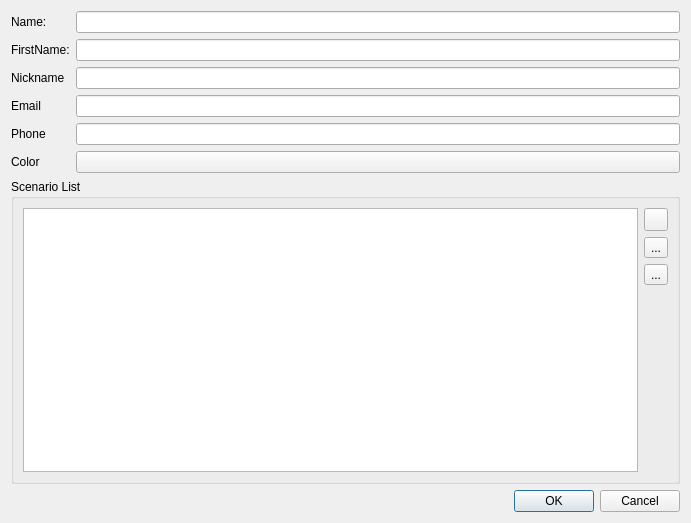
<?xml version="1.0" encoding="UTF-8"?>
<ui version="4.0">
 <class>GameMasterDialog</class>
 <widget class="QDialog" name="GameMasterDialog">
  <property name="windowModality">
   <enum>Qt::WindowModal</enum>
  </property>
  <property name="geometry">
   <rect>
    <x>0</x>
    <y>0</y>
    <width>691</width>
    <height>523</height>
   </rect>
  </property>
  <property name="windowTitle">
   <string>Maître de jeu</string>
  </property>
  <layout class="QVBoxLayout" name="verticalLayout_2">
   <item>
    <layout class="QFormLayout" name="formLayout">
     <item row="0" column="0">
      <widget class="QLabel" name="label">
       <property name="text">
        <string>Name:</string>
       </property>
      </widget>
     </item>
     <item row="0" column="1">
      <widget class="QLineEdit" name="m_nameEdit"/>
     </item>
     <item row="1" column="0">
      <widget class="QLabel" name="label_2">
       <property name="text">
        <string>FirstName:</string>
       </property>
      </widget>
     </item>
     <item row="1" column="1">
      <widget class="QLineEdit" name="m_firstNameEdit"/>
     </item>
     <item row="2" column="0">
      <widget class="QLabel" name="label_3">
       <property name="text">
        <string>Nickname</string>
       </property>
      </widget>
     </item>
     <item row="2" column="1">
      <widget class="QLineEdit" name="m_nickNameEdit"/>
     </item>
     <item row="3" column="0">
      <widget class="QLabel" name="label_4">
       <property name="text">
        <string>Email</string>
       </property>
      </widget>
     </item>
     <item row="3" column="1">
      <widget class="QLineEdit" name="m_mailAddress"/>
     </item>
     <item row="4" column="0">
      <widget class="QLabel" name="label_5">
       <property name="text">
        <string>Phone</string>
       </property>
      </widget>
     </item>
     <item row="4" column="1">
      <widget class="QLineEdit" name="m_phoneEdit"/>
     </item>
     <item row="5" column="0">
      <widget class="QLabel" name="label_6">
       <property name="text">
        <string>Color</string>
       </property>
      </widget>
     </item>
     <item row="5" column="1">
      <widget class="QPushButton" name="m_color">
       <property name="text">
        <string/>
       </property>
      </widget>
     </item>
    </layout>
   </item>
   <item>
    <widget class="QGroupBox" name="groupBox">
     <property name="title">
      <string>Scenario List</string>
     </property>
     <layout class="QHBoxLayout" name="horizontalLayout">
      <item>
       <widget class="QTableView" name="m_scenarioTable">
        <property name="alternatingRowColors">
         <bool>true</bool>
        </property>
        <property name="selectionMode">
         <enum>QAbstractItemView::SingleSelection</enum>
        </property>
        <property name="selectionBehavior">
         <enum>QAbstractItemView::SelectRows</enum>
        </property>
       </widget>
      </item>
      <item>
       <layout class="QVBoxLayout" name="verticalLayout">
        <item>
         <widget class="QToolButton" name="m_newButton">
          <property name="text">
           <string/>
          </property>
         </widget>
        </item>
        <item>
         <widget class="QToolButton" name="m_deleteButton">
          <property name="text">
           <string>...</string>
          </property>
         </widget>
        </item>
        <item>
         <widget class="QToolButton" name="m_addGame">
          <property name="text">
           <string>...</string>
          </property>
         </widget>
        </item>
        <item>
         <spacer name="verticalSpacer">
          <property name="orientation">
           <enum>Qt::Vertical</enum>
          </property>
          <property name="sizeHint" stdset="0">
           <size>
            <width>20</width>
            <height>40</height>
           </size>
          </property>
         </spacer>
        </item>
       </layout>
      </item>
     </layout>
    </widget>
   </item>
   <item>
    <widget class="QDialogButtonBox" name="buttonBox">
     <property name="orientation">
      <enum>Qt::Horizontal</enum>
     </property>
     <property name="standardButtons">
      <set>QDialogButtonBox::Cancel|QDialogButtonBox::Ok</set>
     </property>
    </widget>
   </item>
  </layout>
 </widget>
 <resources/>
 <connections>
  <connection>
   <sender>buttonBox</sender>
   <signal>accepted()</signal>
   <receiver>GameMasterDialog</receiver>
   <slot>accept()</slot>
   <hints>
    <hint type="sourcelabel">
     <x>248</x>
     <y>254</y>
    </hint>
    <hint type="destinationlabel">
     <x>157</x>
     <y>274</y>
    </hint>
   </hints>
  </connection>
  <connection>
   <sender>buttonBox</sender>
   <signal>rejected()</signal>
   <receiver>GameMasterDialog</receiver>
   <slot>reject()</slot>
   <hints>
    <hint type="sourcelabel">
     <x>316</x>
     <y>260</y>
    </hint>
    <hint type="destinationlabel">
     <x>286</x>
     <y>274</y>
    </hint>
   </hints>
  </connection>
 </connections>
</ui>
